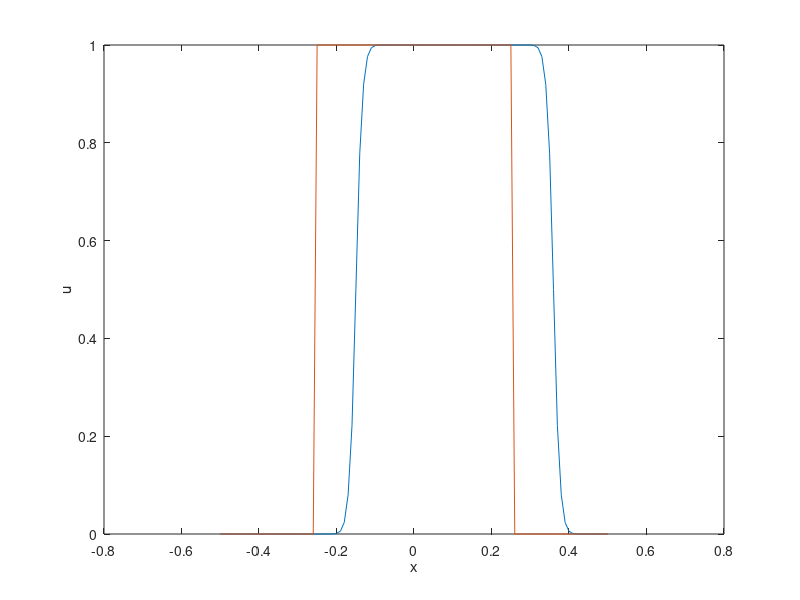

Source code (MATLAB):
%TVD
clear;
t=0.1;%1.0,10.0
Mx=100;
L=0.5;
dx=2*L/Mx;
numx=Mx+1;
x=zeros(1,numx);
for i=1:numx
    x(i)=-0.5+dx*(i-1);
end
CFL=0.5;
a=1;


u0=zeros(1,numx+3);
u=zeros(1,numx);

for i=26:76
    u(i)=1;
end

U=u;

for i=1:numx
    u0(i+2)=u(i);
end

u0(1)=u(numx-1);
u0(2)=u(numx);
u0(numx+3)=u(1);
 %plot(u);
 
 uu=zeros(1,numx);
 
 dt=CFL*dx/a;
 
 for t_total=0:dt:t
     for j=3:numx+2
         
         D1=0;
         D0=0;
         if (u0(j+1)-u0(j))*(u0(j)-u0(j-1))>0
             if abs(u0(j+1)-u0(j))<abs(u0(j)-u0(j-1))
             D1=sign(u0(j+1)-u0(j))*abs(u0(j+1)-u0(j));
             else
             D1=sign(u0(j+1)-u0(j))*abs(u0(j)-u0(j-1));
             end
         end
         
         if (u0(j)-u0(j-1))*(u0(j-1)-u0(j-2))>0
             if abs(u0(j)-u0(j-1))<abs(u0(j-1)-u0(j-2))
             D0=sign(u0(j)-u0(j-1))*abs(u0(j)-u0(j-1));
             else
             D0=sign(u0(j)-u0(j-1))*abs(u0(j-1)-u0(j-2));
             end
         end
           D0=D0/dx;
           D1=D1/dx;
           
           f1=a*(u0(j)+0.5*D1*(dx-a*dt));
           f0=a*(u0(j-1)+0.5*D0*(dx-a*dt));
         
        
         
         uu(j-2)=u0(j)+(dt/dx)*(f0-f1);
         
     end
     
     for i=1:numx
        u0(i+2)=uu(i);
     end

    u0(1)=uu(numx-1);
    u0(2)=uu(numx);
    u0(numx+3)=uu(1);
     
     
 end
 
 for i=1:numx
     u(i)=u0(i+2);
 end
 
 
 
 plot(x,u);
 hold on;
 plot(x,U);
 xlabel('x');
 ylabel('u');
 
 